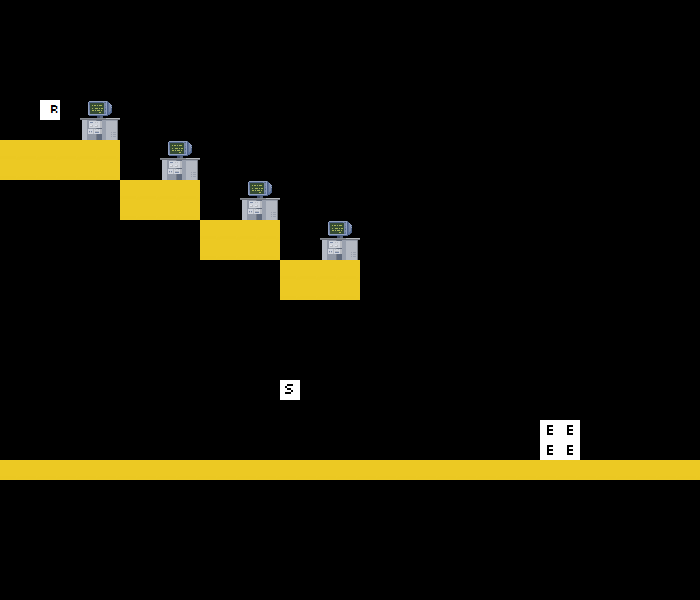

The image is a tile-based game level rendered from a .tmx file. Its description and source (layers, tilesets, objects; grid data summarised) follow:
An orthogonal 35x30 tile map with 20x20 px tiles, 2 tile layers (art, data).

<map version="1.0" orientation="orthogonal" width="35" height="30" tilewidth="20" tileheight="20">
 <tileset firstgid="1" name="tile s" tilewidth="20" tileheight="20">
  <image source="tiles.png" width="100" height="100" />
 </tileset>
 <layer name="art" width="35" height="30">
  <data>[1050 cells, 91 non-empty, 6 distinct tile ids]</data>
 </layer>
 <layer name="data" width="35" height="30">
  <data>[1050 cells, 2 non-empty, 2 distinct tile ids]</data>
 </layer>
</map>
